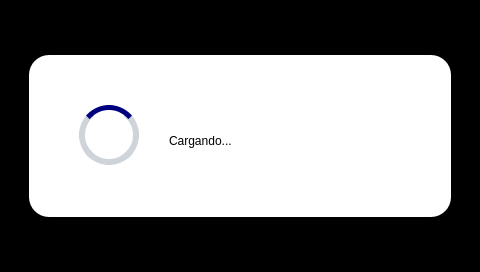
<?xml version="1.0" encoding="UTF-8"?>
<ui version="4.0">
 <class>Form</class>
 <widget class="QWidget" name="Form">
  <property name="geometry">
   <rect>
    <x>0</x>
    <y>0</y>
    <width>480</width>
    <height>272</height>
   </rect>
  </property>
  <property name="windowTitle">
   <string>Form</string>
  </property>
  <widget class="QLabel" name="lblOpacity">
   <property name="geometry">
    <rect>
     <x>0</x>
     <y>0</y>
     <width>480</width>
     <height>320</height>
    </rect>
   </property>
   <property name="styleSheet">
    <string notr="true">background-color: black;</string>
   </property>
   <property name="text">
    <string/>
   </property>
  </widget>
  <widget class="QWidget" name="WidgetInfo" native="true">
   <property name="enabled">
    <bool>true</bool>
   </property>
   <property name="geometry">
    <rect>
     <x>29</x>
     <y>55</y>
     <width>422</width>
     <height>162</height>
    </rect>
   </property>
   <property name="styleSheet">
    <string notr="true">border-radius: 20px;
background-color: white;</string>
   </property>
   <widget class="QLabel" name="LabelInfo">
    <property name="geometry">
     <rect>
      <x>140</x>
      <y>40</y>
      <width>241</width>
      <height>91</height>
     </rect>
    </property>
    <property name="styleSheet">
     <string notr="true">font: 12pt &quot;Poppins&quot;;
background-color: transparent;
</string>
    </property>
    <property name="text">
     <string>Cargando...</string>
    </property>
   </widget>
   <widget class="QLabel" name="IconInfo">
    <property name="geometry">
     <rect>
      <x>50</x>
      <y>50</y>
      <width>60</width>
      <height>60</height>
     </rect>
    </property>
    <property name="styleSheet">
     <string notr="true">border: 6px solid #ced4da;
border-radius:  30px;
border-top: 5px solid #00007f;</string>
    </property>
    <property name="text">
     <string/>
    </property>
   </widget>
  </widget>
 </widget>
 <resources/>
 <connections/>
</ui>
